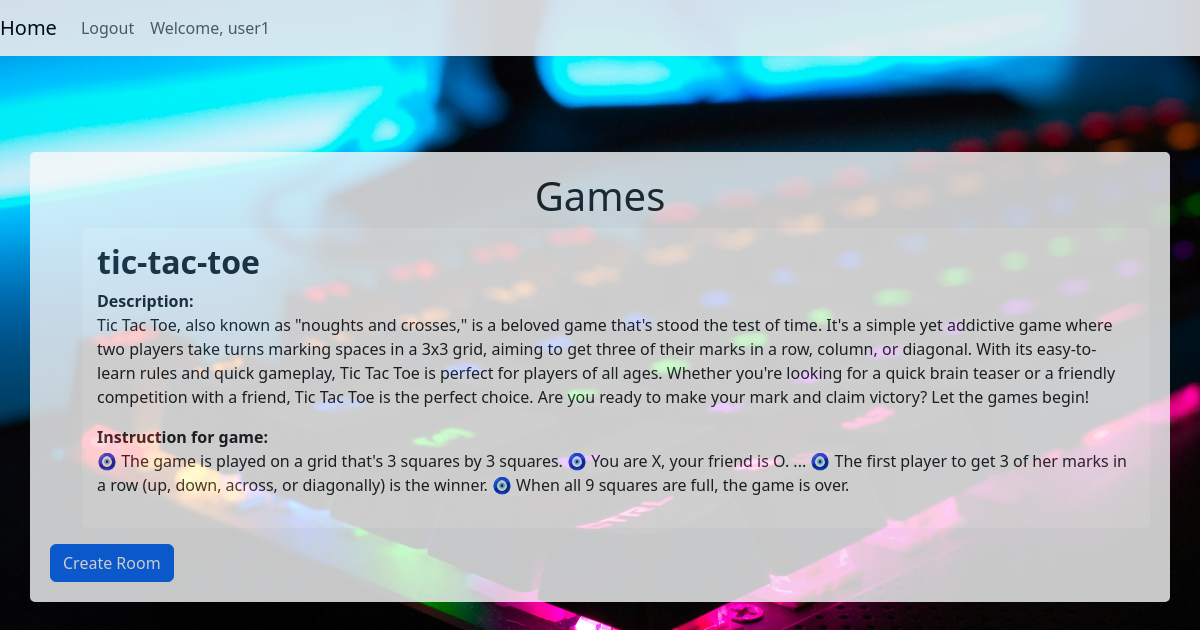
Screenshot of / (signed in) with the database file from the repository.
### gameapp/models.py (models this page shows, shortened)
class Game(models.Model):
    Name = models.CharField(max_length=200)
    Description = models.TextField()
    Rules = models.TextField()

### authentication/views.py (the view)
# urls.py: path("", views.home, name="home"),
def home(request):
    games = Game.objects.all()
    return render(request,'home.html',{'games': games})

### templates/home.html (shortened to what this page needs)
<head>
    {% load bootstrap5 %}
    {% bootstrap_css %}
</head>
<nav class="navbar navbar-expand-lg navbar-light" style="background-color: #e9ecef;">
    <a class="navbar-brand" href="/">Home</a>
    <div class="collapse navbar-collapse" id="navbarText">
        <ul class="navbar-nav mr-auto">
            {% if user.is_authenticated %}
            <li class="nav-item">
                <a class="nav-link" href="logout">Logout</a>
            </li>
            <li class="nav-item">
                <a class="nav-link" href="/profile/{{ user.username }}">Welcome, {{ user.username }}</a>
            </li>
            {% else %}
            <li class="nav-item">
                <a class="nav-link" href="login">Login</a>
            </li>
            {% endif %}
        </ul>
    </div>
</nav>
<div class="container" style="background-color: #f8f9fa; padding: 20px; border-radius: 5px; margin-top: 6em;">
    <h1 align="center">Games</h1>
    <ul style="list-style-type: none;">
        {% for game in games %}
        <li style="background-color: #ffffff; padding: 15px; margin-bottom: 10px; border-radius: 5px;">
            <h2 ><b>{{ game.Name }}</b></h2>
            <p><b>Description:</b><br> {{ game.Description }}</p>
            <p><b>Instruction for game:</b><br> {{ game.Rules }}</p>
        </li>
        {% endfor %}
    </ul>
    <button class="btn btn-primary"><a href="/room" style="text-decoration: none; color: #ffffff;">Create Room</a></button>
</div>

### templates/home.html (style rules this page uses)
.navbar { opacity: 0.9; }
.container { opacity: 0.8; margin-top: 5em; }

### rows the page displays
Game: Name "tic-tac-toe", Description "Tic Tac Toe, also known as \"noughts and crosses,\" is a beloved game that's stood the test of time. It's a simple yet addictive game where two players take turns marking spaces in a 3x3 grid, aiming to get three of their marks in a row, column, or diagonal. With its easy-to-learn rules and quick gameplay, Tic Tac Toe is perfect for players of all ages. Whether you're looking for a quick brain teaser or a friendly competition with a friend, Tic Tac Toe is the perfect choice. Are you ready to make your mark and claim victory? Let the games begin!", Rules "🧿 The game is played on a grid that's 3 squares by 3 squares. 🧿 You are X, your friend is O. ... 🧿 The first player to get 3 of her marks in a row (up, down, across, or diagonally) is the winner. 🧿 When all 9 squares are full, the game is over."

### other values shown
{{ user.username }} "user1"
